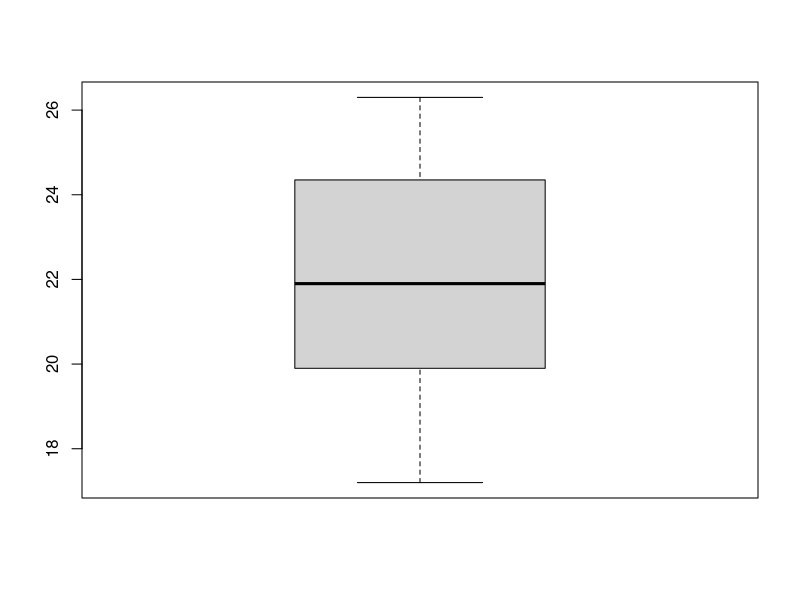
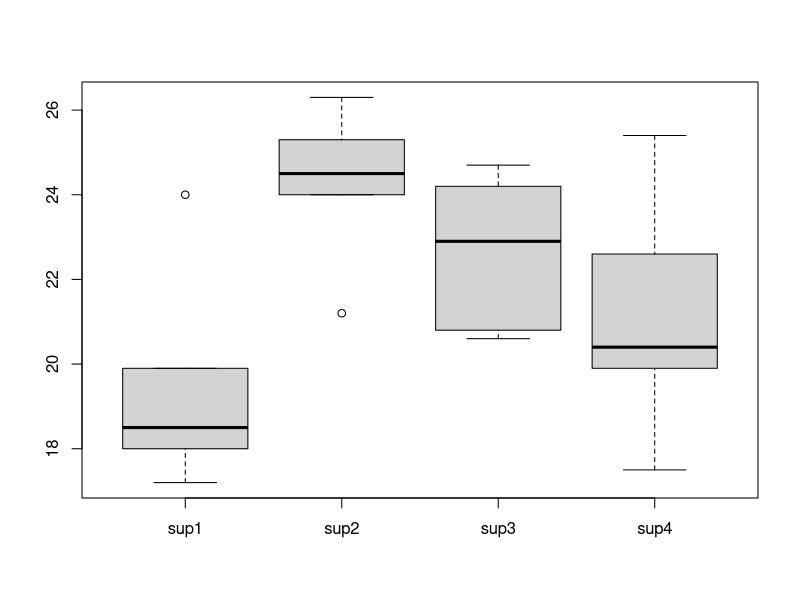
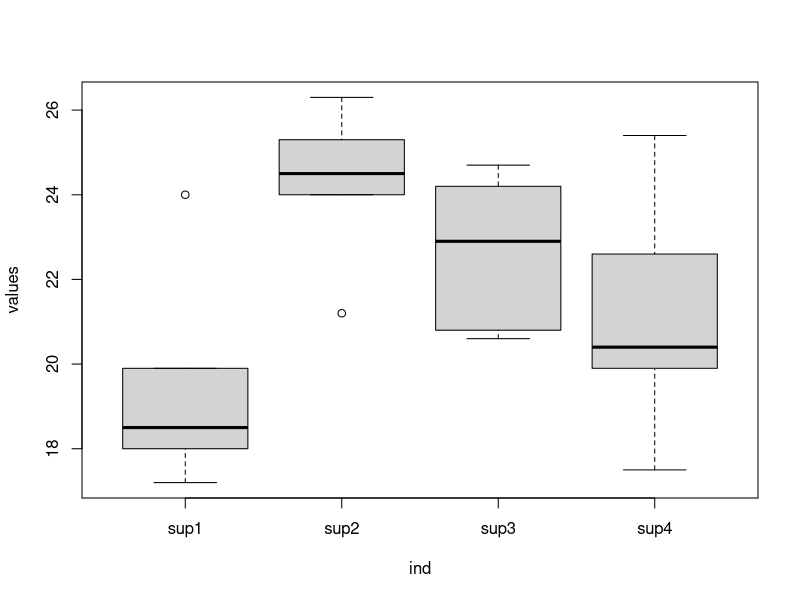
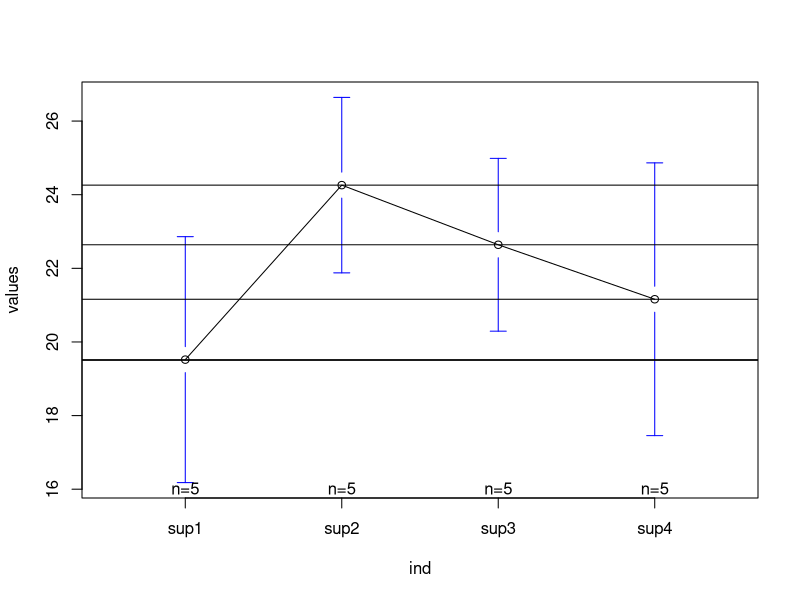
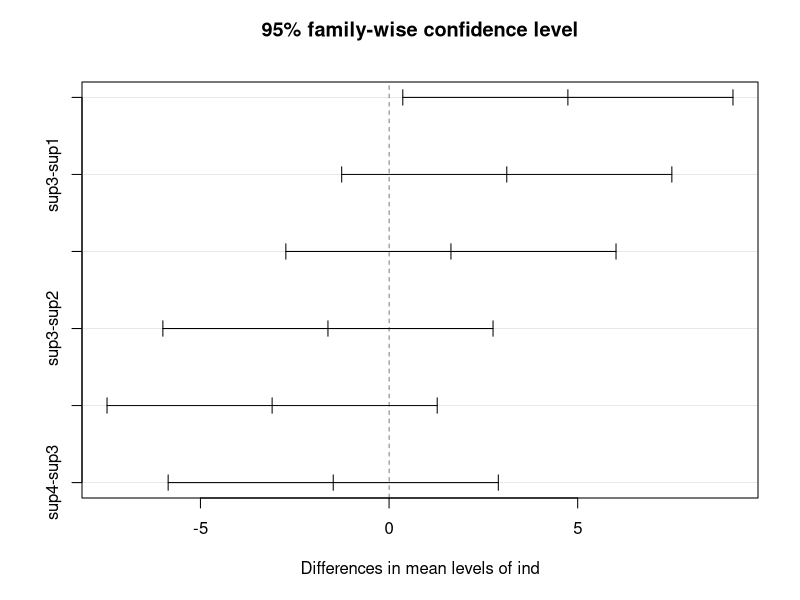
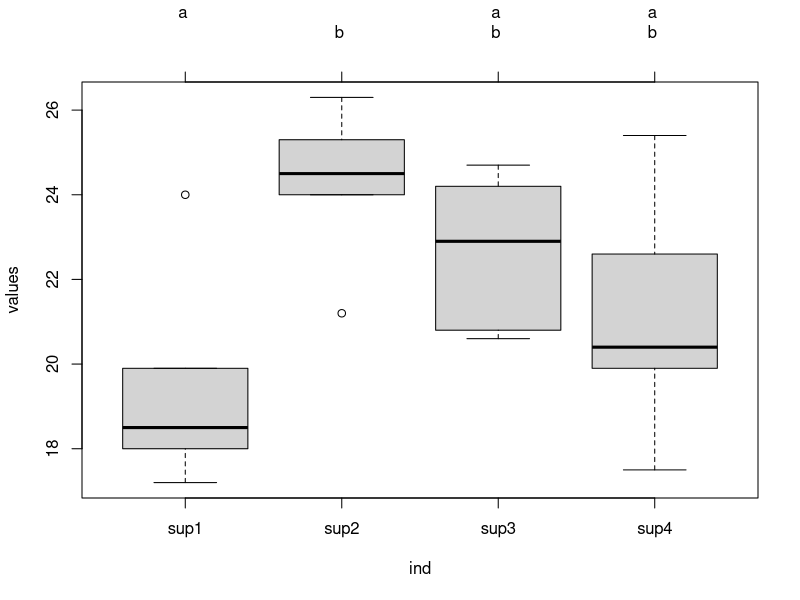
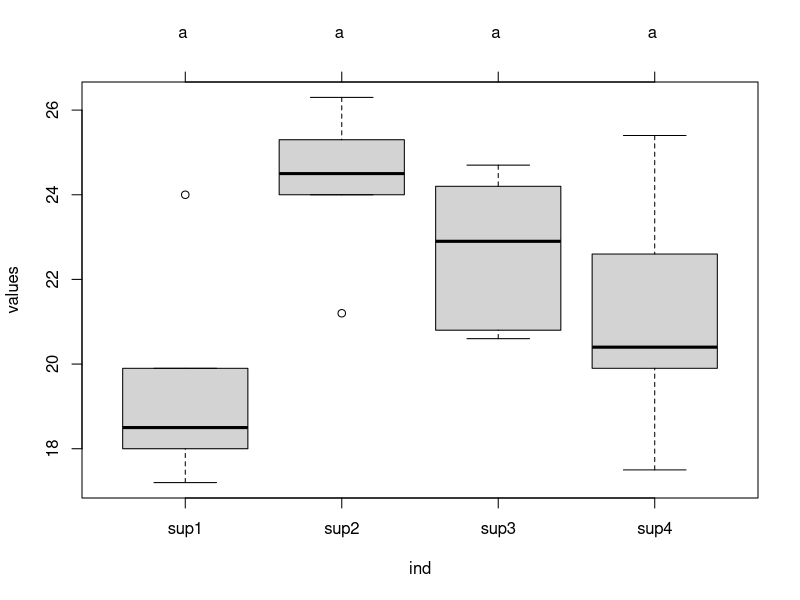

Here is the R script that generated these plots, in order: (Note: this script raises an error after producing the figures.)
sup1=c(18.5,24,17.2,19.9,18)
sup2=c(26.3,25.3,24,21.2,24.5)
sup3=c(20.6,24.2,20.8,24.7,22.9)
sup4=c(25.4,19.9,22.6,17.5,20.4)
df=data.frame(sup1,sup2,sup3,sup4)
df
colMeans(df)
colSums(df)
addmargins(df,c(1,2),FUN = list(list(mean,sd,length),list(length)))
stack(df)           
unstack(stack(df))        
dfstack=stack(df)
str(dfstack)
aggregate(dfstack$values,by=list(dfstack$ind),FUN = mean)
aggregate(dfstack$values,by=list(dfstack$ind),FUN = sd)
fit2w=aov(values~ind,data=dfstack)
fit2w
summary(fit2w)
qf(p=0.95,df1=3,df2=16)
boxplot(dfstack$values)
boxplot(df)
boxplot(values~ind,data=dfstack)
#we can see the outliers from the boxplot
gplots::plotmeans(values~ind,data=dfstack)
abline(h=19.5)
abline(h=colMeans(df))
#from the graph we can say that the means are not same
TukeyHSD(fit2w)
plot(TukeyHSD(fit2w))
#from the graph we can say that there is a large difference between sup2 and sup1
library(multcomp)
tuk=glht(fit2w,linfct=mcp(ind='Tukey'))
tuk
plot(cld(tuk,level=0.05))
plot(cld(tuk,level=0.01))


car::qqPlot(fit2w,simulate=T,labels=F)
#it is to check the noramlity of the dependent variable

bartlett.test(values~ind,data=dfstack)#to check the variance equality
#since the p value is > 0.05,the variances are equal

#outlier Test
car::outlierTest(fit2w)
